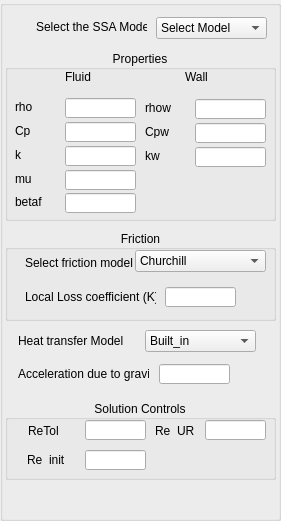
   <widget class="QGroupBox" name="groupBox_10">
    <property name="geometry">
     <rect>
      <x>366</x>
      <y>10</y>
      <width>281</width>
      <height>521</height>
     </rect>
    </property>
    <property name="title">
     <string/>
    </property>
    <widget class="QGroupBox" name="groupBox_3">
     <property name="geometry">
      <rect>
       <x>5</x>
       <y>50</y>
       <width>271</width>
       <height>171</height>
      </rect>
     </property>
     <property name="title">
      <string>Properties</string>
     </property>
     <property name="alignment">
      <set>Qt::AlignCenter</set>
     </property>
     <widget class="QLabel" name="label_10">
      <property name="geometry">
       <rect>
        <x>60</x>
        <y>20</y>
        <width>47</width>
        <height>13</height>
       </rect>
      </property>
      <property name="text">
       <string>Fluid</string>
      </property>
     </widget>
     <widget class="QLabel" name="label_17">
      <property name="geometry">
       <rect>
        <x>180</x>
        <y>20</y>
        <width>47</width>
        <height>13</height>
       </rect>
      </property>
      <property name="text">
       <string>Wall</string>
      </property>
     </widget>
     <widget class="QLabel" name="label_18">
      <property name="geometry">
       <rect>
        <x>10</x>
        <y>50</y>
        <width>47</width>
        <height>13</height>
       </rect>
      </property>
      <property name="text">
       <string>rho</string>
      </property>
     </widget>
     <widget class="QLineEdit" name="LE_rho">
      <property name="geometry">
       <rect>
        <x>60</x>
        <y>48</y>
        <width>71</width>
        <height>20</height>
       </rect>
      </property>
     </widget>
     <widget class="QLineEdit" name="LE_Cp">
      <property name="geometry">
       <rect>
        <x>60</x>
        <y>72</y>
        <width>71</width>
        <height>20</height>
       </rect>
      </property>
     </widget>
     <widget class="QLabel" name="label_19">
      <property name="geometry">
       <rect>
        <x>10</x>
        <y>74</y>
        <width>47</width>
        <height>13</height>
       </rect>
      </property>
      <property name="text">
       <string>Cp</string>
      </property>
     </widget>
     <widget class="QLineEdit" name="LE_k">
      <property name="geometry">
       <rect>
        <x>60</x>
        <y>96</y>
        <width>71</width>
        <height>20</height>
       </rect>
      </property>
     </widget>
     <widget class="QLabel" name="label_20">
      <property name="geometry">
       <rect>
        <x>10</x>
        <y>98</y>
        <width>47</width>
        <height>13</height>
       </rect>
      </property>
      <property name="text">
       <string>k</string>
      </property>
     </widget>
     <widget class="QLineEdit" name="LE_mu">
      <property name="geometry">
       <rect>
        <x>60</x>
        <y>120</y>
        <width>71</width>
        <height>20</height>
       </rect>
      </property>
     </widget>
     <widget class="QLabel" name="label_21">
      <property name="geometry">
       <rect>
        <x>10</x>
        <y>122</y>
        <width>47</width>
        <height>13</height>
       </rect>
      </property>
      <property name="text">
       <string>mu</string>
      </property>
     </widget>
     <widget class="QLineEdit" name="LE_rhow">
      <property name="geometry">
       <rect>
        <x>190</x>
        <y>49</y>
        <width>71</width>
        <height>20</height>
       </rect>
      </property>
     </widget>
     <widget class="QLabel" name="label_22">
      <property name="geometry">
       <rect>
        <x>140</x>
        <y>51</y>
        <width>47</width>
        <height>13</height>
       </rect>
      </property>
      <property name="text">
       <string>rhow</string>
      </property>
     </widget>
     <widget class="QLineEdit" name="LE_Cpw">
      <property name="geometry">
       <rect>
        <x>190</x>
        <y>73</y>
        <width>71</width>
        <height>20</height>
       </rect>
      </property>
     </widget>
     <widget class="QLabel" name="label_23">
      <property name="geometry">
       <rect>
        <x>140</x>
        <y>75</y>
        <width>47</width>
        <height>13</height>
       </rect>
      </property>
      <property name="text">
       <string>Cpw</string>
      </property>
     </widget>
     <widget class="QLineEdit" name="LE_kw">
      <property name="geometry">
       <rect>
        <x>190</x>
        <y>97</y>
        <width>71</width>
        <height>20</height>
       </rect>
      </property>
     </widget>
     <widget class="QLabel" name="label_24">
      <property name="geometry">
       <rect>
        <x>140</x>
        <y>99</y>
        <width>47</width>
        <height>13</height>
       </rect>
      </property>
      <property name="text">
       <string>kw</string>
      </property>
     </widget>
     <widget class="QLineEdit" name="LE_betaf">
      <property name="geometry">
       <rect>
        <x>60</x>
        <y>143</y>
        <width>71</width>
        <height>20</height>
       </rect>
      </property>
     </widget>
     <widget class="QLabel" name="label_25">
      <property name="geometry">
       <rect>
        <x>10</x>
        <y>145</y>
        <width>47</width>
        <height>13</height>
       </rect>
      </property>
      <property name="text">
       <string>betaf</string>
      </property>
     </widget>
    </widget>
    <widget class="QComboBox" name="PUM_HT">
     <property name="geometry">
      <rect>
       <x>145</x>
       <y>330</y>
       <width>111</width>
       <height>22</height>
      </rect>
     </property>
     <item>
      <property name="text">
       <string>Built_in</string>
      </property>
     </item>
     <item>
      <property name="text">
       <string>UserDefined</string>
      </property>
     </item>
    </widget>
    <widget class="QLabel" name="label_28">
     <property name="geometry">
      <rect>
       <x>18</x>
       <y>333</y>
       <width>111</width>
       <height>16</height>
      </rect>
     </property>
     <property name="text">
      <string>Heat transfer Model</string>
     </property>
    </widget>
    <widget class="QGroupBox" name="groupBox_5">
     <property name="geometry">
      <rect>
       <x>5</x>
       <y>400</y>
       <width>271</width>
       <height>80</height>
      </rect>
     </property>
     <property name="title">
      <string>Solution Controls</string>
     </property>
     <property name="alignment">
      <set>Qt::AlignCenter</set>
     </property>
     <widget class="QLineEdit" name="LE_Retol">
      <property name="geometry">
       <rect>
        <x>80</x>
        <y>20</y>
        <width>61</width>
        <height>20</height>
       </rect>
      </property>
     </widget>
     <widget class="QLineEdit" name="LE_ReUR">
      <property name="geometry">
       <rect>
        <x>200</x>
        <y>20</y>
        <width>61</width>
        <height>20</height>
       </rect>
      </property>
     </widget>
     <widget class="QLineEdit" name="LE_Reinit">
      <property name="geometry">
       <rect>
        <x>80</x>
        <y>50</y>
        <width>61</width>
        <height>20</height>
       </rect>
      </property>
     </widget>
     <widget class="QLabel" name="label_29">
      <property name="geometry">
       <rect>
        <x>23</x>
        <y>24</y>
        <width>47</width>
        <height>13</height>
       </rect>
      </property>
      <property name="text">
       <string>ReTol</string>
      </property>
     </widget>
     <widget class="QLabel" name="label_30">
      <property name="geometry">
       <rect>
        <x>22</x>
        <y>53</y>
        <width>47</width>
        <height>13</height>
       </rect>
      </property>
      <property name="text">
       <string>Re_init</string>
      </property>
     </widget>
     <widget class="QLabel" name="label_31">
      <property name="geometry">
       <rect>
        <x>150</x>
        <y>24</y>
        <width>47</width>
        <height>13</height>
       </rect>
      </property>
      <property name="text">
       <string>Re_UR</string>
      </property>
     </widget>
    </widget>
    <widget class="QGroupBox" name="groupBox_4">
     <property name="geometry">
      <rect>
       <x>5</x>
       <y>230</y>
       <width>271</width>
       <height>91</height>
      </rect>
     </property>
     <property name="title">
      <string>Friction</string>
     </property>
     <property name="alignment">
      <set>Qt::AlignCenter</set>
     </property>
     <widget class="QLabel" name="label_26">
      <property name="geometry">
       <rect>
        <x>20</x>
        <y>25</y>
        <width>111</width>
        <height>16</height>
       </rect>
      </property>
      <property name="text">
       <string>Select friction model</string>
      </property>
     </widget>
     <widget class="QLabel" name="label_27">
      <property name="geometry">
       <rect>
        <x>20</x>
        <y>59</y>
        <width>131</width>
        <height>16</height>
       </rect>
      </property>
      <property name="text">
       <string>Local Loss coefficient (K)</string>
      </property>
     </widget>
     <widget class="QComboBox" name="PUM_friction">
      <property name="geometry">
       <rect>
        <x>130</x>
        <y>20</y>
        <width>131</width>
        <height>22</height>
       </rect>
      </property>
      <item>
       <property name="text">
        <string>Churchill</string>
       </property>
      </item>
      <item>
       <property name="text">
        <string>UserDefined</string>
       </property>
      </item>
     </widget>
     <widget class="QLineEdit" name="LE_K">
      <property name="geometry">
       <rect>
        <x>160</x>
        <y>57</y>
        <width>71</width>
        <height>20</height>
       </rect>
      </property>
     </widget>
    </widget>
    <widget class="QComboBox" name="PUM_Model">
     <property name="geometry">
      <rect>
       <x>156</x>
       <y>17</y>
       <width>111</width>
       <height>22</height>
      </rect>
     </property>
     <property name="currentText">
      <string>Select Model</string>
     </property>
     <item>
      <property name="text">
       <string>Select Model</string>
      </property>
     </item>
     <item>
      <property name="text">
       <string>BM</string>
      </property>
     </item>
     <item>
      <property name="text">
       <string>BM*</string>
      </property>
     </item>
     <item>
      <property name="text">
       <string>BM+WTI</string>
      </property>
     </item>
     <item>
      <property name="text">
       <string>BM+WTI+HX</string>
      </property>
     </item>
     <item>
      <property name="text">
       <string>BM+WTI+HX+HL</string>
      </property>
     </item>
    </widget>
    <widget class="QLabel" name="label_40">
     <property name="geometry">
      <rect>
       <x>36</x>
       <y>19</y>
       <width>111</width>
       <height>16</height>
      </rect>
     </property>
     <property name="text">
      <string>Select the SSA Model</string>
     </property>
    </widget>
    <widget class="QLabel" name="label_11">
     <property name="geometry">
      <rect>
       <x>18</x>
       <y>366</y>
       <width>131</width>
       <height>16</height>
      </rect>
     </property>
     <property name="text">
      <string>Acceleration due to gravity</string>
     </property>
    </widget>
    <widget class="QLineEdit" name="LE_g">
     <property name="geometry">
      <rect>
       <x>159</x>
       <y>364</y>
       <width>71</width>
       <height>20</height>
      </rect>
     </property>
    </widget>
   </widget>
